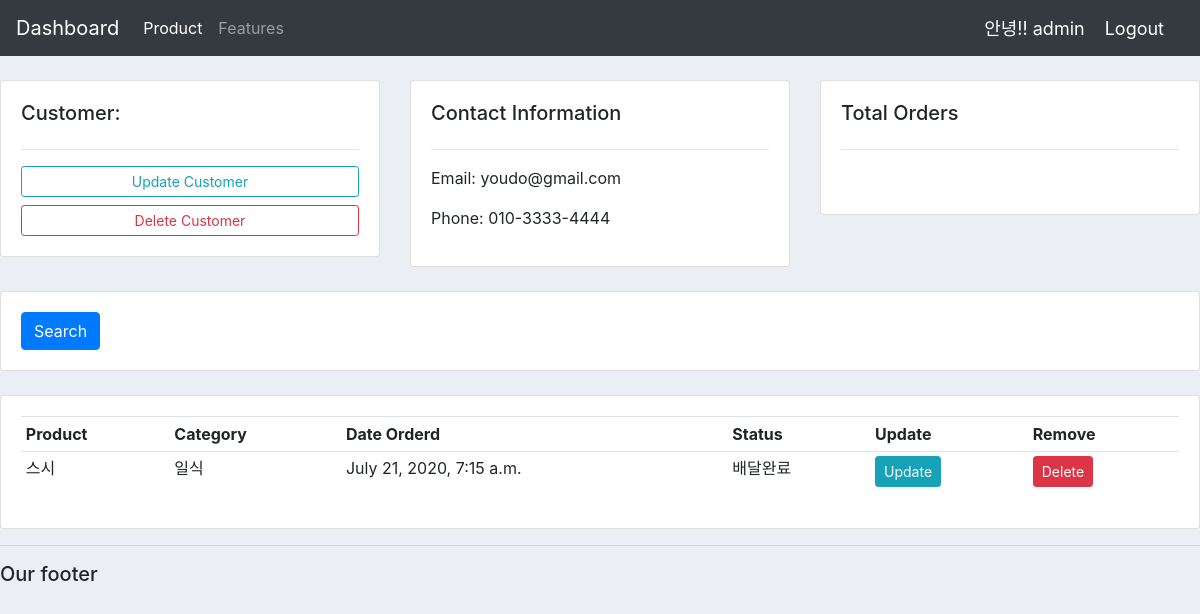
The page /customer/3/ (signed in) on the database its author committed.
### accounts/models.py (models this page shows, shortened)
class Customer(models.Model):
    name = models.CharField(max_length=200, null=True)
    phone = models.CharField(max_length=200, null=True)
    email = models.CharField(max_length=200, null=True)
    date_created = models.DateTimeField(auto_created=True, null=True)

class Order(models.Model):
    STATUS = (
        ('준비중','준비중'),
        ('배달중', '배달중'),
        ('배달완료','배달완료'),
    )
    customer = models.ForeignKey(Customer, null=True, on_delete= models.SET_NULL)
    product = models.ForeignKey(Product, null=True, on_delete= models.SET_NULL)
    date_created = models.DateTimeField(auto_now_add=True, null=True)
    status = models.CharField(max_length=200, null=True, choices=STATUS)

class Product(models.Model):
    CATEGORY = (
        ('한식','한식'),
        ('중식','중식'),
        ('일식','일식'),
        )
    menu = models.CharField(max_length=200, null=True)
    price = models.FloatField(null=True)
    category = models.CharField(max_length=200, null=True, choices=CATEGORY)
    descrption = models.CharField(max_length=200, null=True, blank=True)
    date_created = models.DateTimeField(auto_now_add=True, null=True)
    def __str__(self):
        return self.menu

### accounts/views.py (the view)
# urls.py: path('customer/<str:pk_test>/', views.customer,name="customer"),
@login_required(login_url='login')
def customer(request, pk_test):
    customer = Customer.objects.get(id=pk_test)
    orders = customer.order_set.all()
    order_count = orders.count()
    context = {'customer':customer, 'orders':orders, 'order_count':order_count}
    return render(request, 'accounts/customer.html',context)

### accounts/templates/accounts/customer.html
{% extends 'accounts/main.html' %}
{% block content %}
<br>
<div class="row">
	<div class="col-md">
		<div class="card card-body">
			<h5>Customer:</h5>
			<hr>
			<a class="btn btn-outline-info  btn-sm btn-block" href="">Update Customer</a>
			<a class="btn btn-outline-danger  btn-sm btn-block" href="">Delete Customer</a>
		</div>
	</div>
	<div class="col-md">
		<div class="card card-body">
			<h5>Contact Information</h5>
			<hr>
			<p>Email: {{customer.email}}</p>
			<p>Phone: {{customer.phone}}</p>
		</div>
	</div>
	<div class="col-md">
		<div class="card card-body">
			<h5>Total Orders</h5>
			<hr>
			<h1 style="text-align: center;padding: 10px"></h1>
		</div>
	</div>
</div>
<br>
<div class="row">
	<div class="col">
		<div class="card card-body">
			<form method="get">
		    <button class="btn btn-primary" type="submit">Search</button>
		  </form>
		</div>
	</div>
</div>
<br>
<div class="row">
	<div class="col-md">
		<div class="card card-body">
			<table class="table table-sm">
				<tr>
					<th>Product</th>
					<th>Category</th>
					<th>Date Orderd</th>
					<th>Status</th>
					<th>Update</th>
					<th>Remove</th>
                </tr>
                {% for order in orders %}
				<tr>
					<td>{{order.product}}</td>
					<td>{{order.product.category}}</td>
					<td>{{order.date_created}}</td>
					<td>{{order.status}}</td>
					<td><a class="btn btn-sm btn-info" href="">Update</a></td>
					<td><a class="btn btn-sm btn-danger"href="">Delete</a></td>
				</tr>
				{% endfor %}
			</table>
		</div>
	</div>
</div>
{% endblock %}

### accounts/templates/accounts/navbar.html (shortened to what this page needs)
<nav class="navbar navbar-expand-lg navbar-dark bg-dark">
  <a class="navbar-brand" href="#">Dashboard</a>
  <div class="collapse navbar-collapse" id="navbarNav">
    <ul class="navbar-nav">
      <li class="nav-item active">
        <a class="nav-link" href="{% url 'products'%} ">Product<span class="sr-only">(current)</span></a>
      </li>
      <li class="nav-item">
        <a class="nav-link" href="#">Features</a>
      </li>
    </ul>
  </div>
  <span class="hello-msg">안녕!! {{request.user}}</span>
  <span ><a  class="hello-msg" href="{% url 'logout' %}">Logout</a></span>
</nav>

### accounts/templates/accounts/main.html (style rules this page uses)
body { background-color: #ebeff5; }

### accounts/templates/accounts/navbar.html (style rules this page uses)
.hello-msg { font-size: 18px; color : #fff; margin-right: 20px; }

### rows shown on the page
Customer: email "youdo@gmail.com", phone "010-3333-4444"
Order: product "스시", product.category "일식", date_created "July 21, 2020, 7:15 a.m.", status "배달완료"

### other values the page prints
{{ request.user }} "admin"
